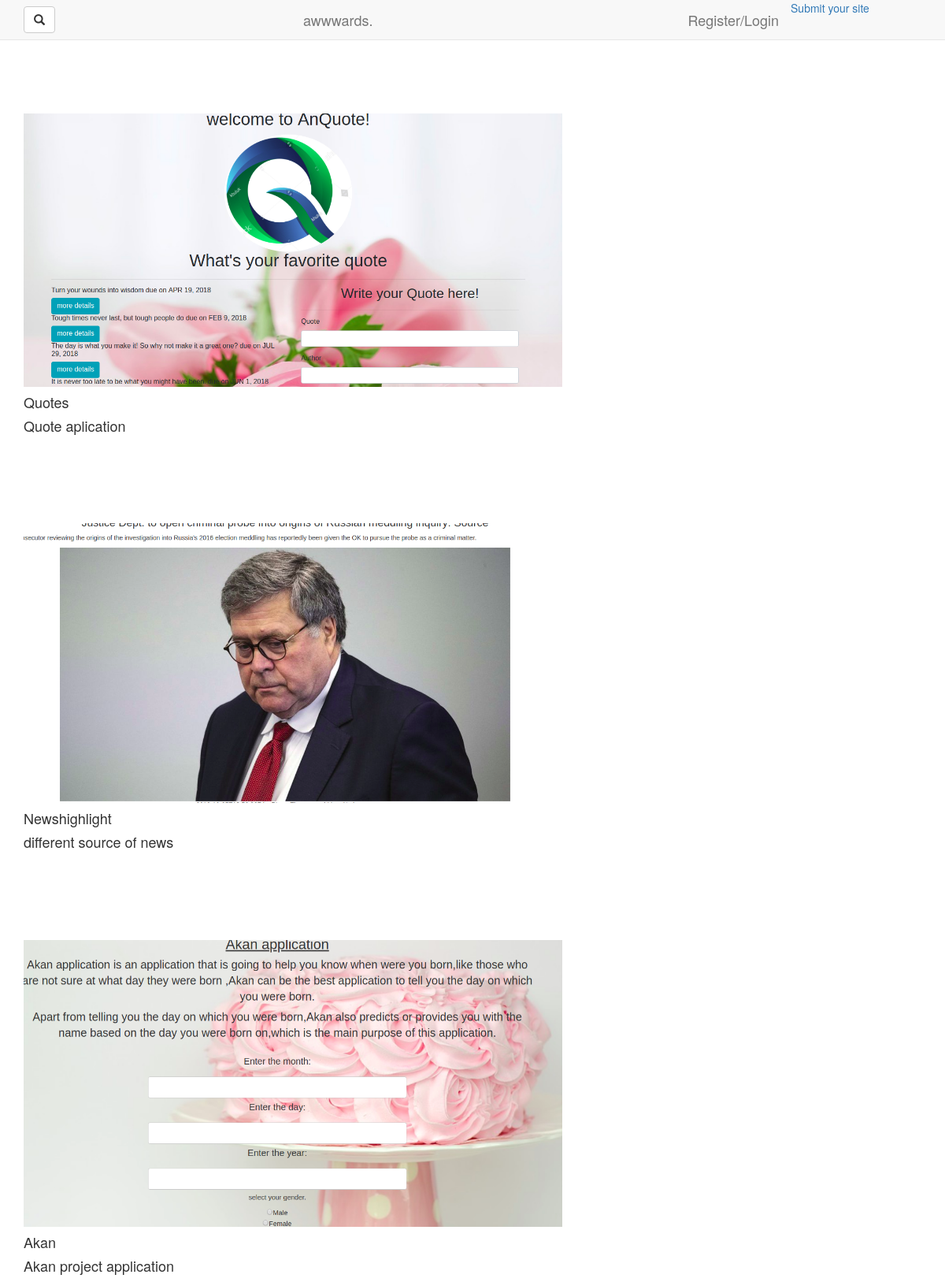
Screenshot of / (signed in) with the database file from the repository.
### awards/models.py (models this page shows)
class Project(models.Model):
    image=models.ImageField(upload_to = 'pictures',null= True)
    title=models.CharField(max_length=30)
    description=models.CharField(max_length=30)
    post = HTMLField()
    profile=models.ForeignKey(Profile,null= True)
    user=models.ForeignKey(User,blank=True,null=True)
    comments=models.CharField(max_length=30)

### awards/views.py (the view)
# urls.py: url('^$',views.get,name = 'get'),
@login_required(login_url='/accounts/login/')
def get(request):
    images=Project.objects.all()
    return render(request,'my_awards/index.html',{"images":images})

### awards/templates/my_awards/index.html (shortened to what this page needs)
{% extends 'my_awards/base.html'%}
{% load bootstrap3% }
{% block content %}
<div class="container">
  {% for awards in images %}
  <img src="{{awards.image.url}}" class="img-responsive card-body"style="width:60%;height:60%;margin-top:10%;text-align:center" alt="Image">
  <h4>{{awards.title}}</h4>
  <h4>{{awards.description}}</h4>
  {% empty %}
  <div class="row">
  </div>
  {% endfor %}
</div>

### rows the page displays
Project: image (picture), title "Quotes", description "Quote aplication"
Project: image (picture), title "Newshighlight", description "different source of news"
Project: image (picture), title "Akan", description "Akan project application"
